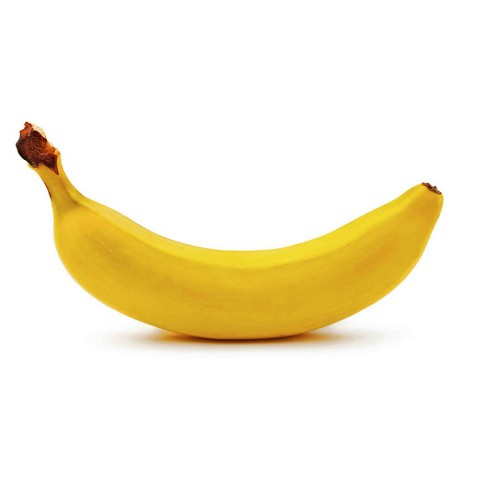
#> input picture data/originals/banana.jpg, 488 x 488 px
$ python -i augmentation_ops.py   (imports and definitions only)
#> lines starting #> are read from the running program, lines starting #| are printed output that depends on the picture
### src/config_manager.py
import json
import os


class ConfigLoader(object):
    def __init__(self, config_path='./config/', config_name='config.json'):
        self.config_path = str(config_path)
        self.config_name = str(config_name)
        self.config = None
        self.load_config()

    def load_config(self):

        config_path = self.config_path + self.config_name
        if os.path.exists(config_path) is False:
            print("The configuration you provided does not exists. ({0})".format(config_path))
            return

        with open(config_path, 'r') as json_file:
            self.config = json.loads(json_file.read())
        print("Config loaded successfully.")

### src/augmentation_ops.py
from scipy import ndimage
import skimage
from src.config_manager import ConfigLoader
import numpy as np
import random
import cv2
import copy


class AugmentationOperations(object):
    def __init__(self, config_name="augmentation_ops_config.json"):
        self.config = ConfigLoader(config_name=config_name).config
        self.available_ops = []
        self.parameters = {}
        self._set_available_ops()
        self._set_parameters()

    def _set_available_ops(self):
        if self.config['grayscale'] is True:
            self.available_ops.append(self.img_grayscale)
        if self.config['flip'] is True:
            self.available_ops.append(self.img_flip)
        if self.config['rotate'] is True:
            self.available_ops.append(self.img_rotate)
        if self.config['shift'] is True:
            self.available_ops.append(self.img_shift)
        if self.config['noise'] is True:
            self.available_ops.append(self.img_noise)
        if self.config['blur'] is True:
            self.available_ops.append(self.img_blur)

        if len(self.available_ops) == 0:
            raise ValueError("No operations allowed, please check config file for augmentation ops.")

    def _set_parameters(self):
        self.parameters["rotation_values"] = self.config["rotation_values"]
        self.parameters["shifting_values"] = self.config["shifting_values"]
        self.parameters["noise_values"] = self.config["noise_values"]
        self.parameters["blur_values"] = self.config["blur_values"]

    # img grayscale
    def img_grayscale(self, img):
        return cv2.cvtColor(img, cv2.COLOR_BGR2GRAY)

    # img flip
    # [11 lines left out: function img_flip, not called in this run]

    # img rotation
    def img_rotate(self, img):
        random_angle = self.parameters["rotation_values"]["random_angle"]
        specific_angle = self.parameters["rotation_values"]["specific_angle"]

        if random_angle is False and specific_angle is None:
            rotation = {
                0: cv2.ROTATE_90_CLOCKWISE,
                1: cv2.ROTATE_90_COUNTERCLOCKWISE,
                2: cv2.ROTATE_180
            }
            operation = random.randint(0, 2)
            rotated_img = cv2.rotate(img, rotation[operation])
        elif random_angle is True:
            angle = random.randint(0, 360)
            rotated_img = ndimage.rotate(img, angle)
        elif specific_angle is not None:
            angle = int(specific_angle)
            rotated_img = ndimage.rotate(img, angle)
        else:
            print("No rotation could be done to the image, please check the parameters")
            return img

        return rotated_img

    # img shifting
    # [37 lines left out: functions img_shift, img_noise, img_blur, not called in this run]


class GenerateDataset(object):
    # [25 lines left out: functions __init__, generate_dataset, not called in this run]


# [11 lines of commented-out code are left out]

>>> import cv2
>>> picture = cv2.imread('../data/originals/banana.jpg')
#> picture is the input picture: shape (488, 488, 3); mean B, G, R 219.5, 241.1, 248.4
>>> result = AugmentationOperations().img_rotate(picture)
#> (reads config/augmentation_ops_config.json from the repository)
#> in img_rotate, `rotated_img = cv2.rotate(img, rotation[operation])`:
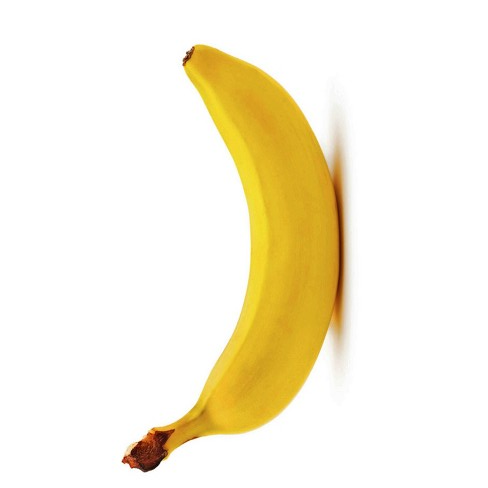
#> rotated_img: shape (488, 488, 3); mean B, G, R 219.5, 241.1, 248.4
